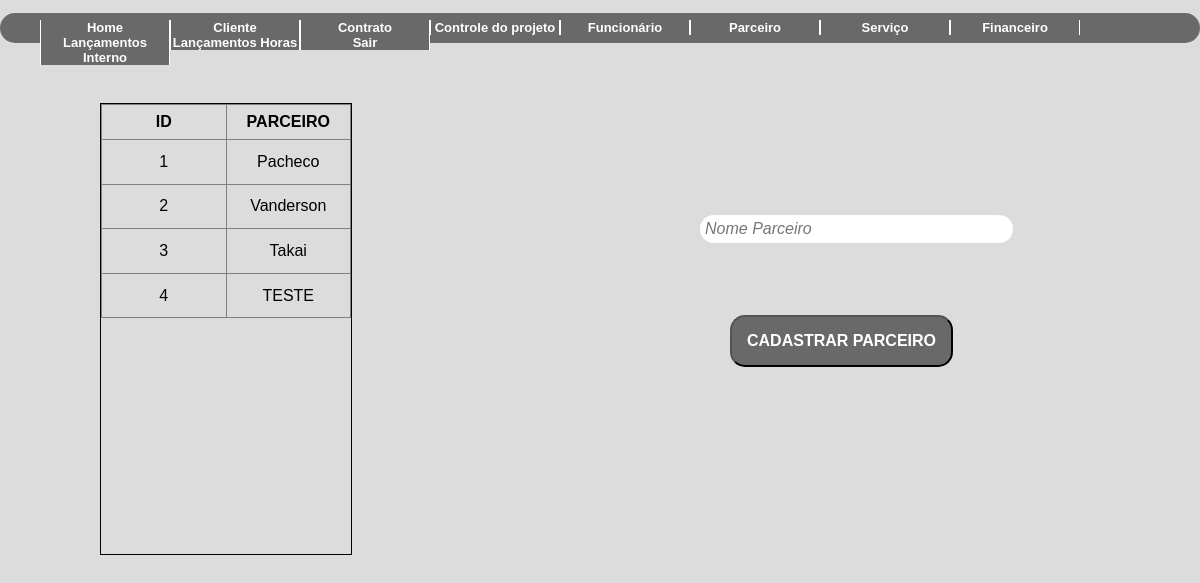
The app's page /cadastrar_parceiro.php (signed in) with its own data.
### tables this page shows
CREATE TABLE IF NOT EXISTS `parceiro` (
  `id_parc` int(11) NOT NULL AUTO_INCREMENT,
  `nome` varchar(50) NOT NULL,
  PRIMARY KEY (`id_parc`)
);

### classes/parceiro.class.php (called while the page is built, shortened)
<?php
require_once 'Conexao.class.php';
require_once 'funcoes.class.php';
class Parceiro{
    public function __construct(){
        $this->con = new conexao();
    }
    public function querySelect(){
        try{
            $cst = $this->con->conect()->prepare("SELECT `id_parc`, `nome` FROM `parceiro`;");
            $cst->execute();
            return $cst->fetchAll();
        }catch(PDOException $ex){
            return 'erro '.$ex->getMessage();
        }
    }
}
?>

### classes/Conexao.class.php (called while the page is built)
<?php
class conexao{
    private $usuario;
    private $senha;
    private $banco;
    private $servidor;
    private static $pdo;
    public function __construct(){
        $this->servidor = "localhost";
        $this->banco = "teste2";
        $this->usuario =  "root";
        $this->senha = "";
    }
    public function conect(){
        try{
            if(is_null(self::$pdo)){
                self::$pdo = new PDO("mysql:host=".$this->servidor.";dbname=".$this->banco, $this->usuario, $this->senha);
            }
            return self::$pdo;
        } catch (PDOException $ex) {
			echo $ex->getMessage();
        }
    }
}
?>

### classes/funcoes.class.php (called while the page is built, shortened)
<?php
class funcoes{
    public function tratarCaracter($vlr, $tipo){
        switch($tipo){
            case 1: $rst = utf8_decode($vlr); break;
        }
        return $rst;
    }
}
?>

### cadastrar_parceiro.php (the view, shortened to what this page needs)
<?php
    require_once 'classes/funcoes.class.php';
    require_once 'classes/parceiro.class.php';
    $objFc = new Funcoes();
    $objfn = new Parceiro();
?>
<!DOCTYPE html>
<html lang="pt-br">
<head>
    <link rel="stylesheet" type="text/css" href="style/style2.css" />
</head>
<body>
    <nav>
        <div >
           <?php include_once("header.php"); ?>
        </div>
    </nav>
    <div class="scroll-parceiro">
        <table border="1">
            <thead>
                <tr>
                <th>ID</th>
                <th>PARCEIRO</th>
                </tr>
            </thead>
            <tbody>
                <?php foreach($objfn->querySelect() as $rst){ ?>
                <tr>
                    <td> <?php echo ($objFc->tratarCaracter($rst['id_parc'], 1)) ?> </td>
                    <td> <?php echo ($objFc->tratarCaracter($rst['nome'], 1)) ?> </td>
                </tr>
                <?php } ?>
        </table>
    </div>
    <div class="parceiro">
        <form action="" method="post" >
            <input type="text" id="tParceiro" name="nome" maxlength="20" placeholder="Nome Parceiro" />
    </div>
        <button class="btn" type="submit" name="insert">CADASTRAR PARCEIRO</button>
</body>
</html>

### Style/style2.css (style rules this page uses)
html { width: 100%; height: 100% }
body { margin: 0; background-color: #DCDCDC; font-family: 'Trebuchet MS', 'Lucida Sans Unicode', 'Lucida Grande', 'Lucida Sans', Arial, sans-serif }
.scroll-parceiro { overflow: scroll; overflow: auto; border: solid 1px #050000; border-collapse: collapse; margin: 60px; margin-left: 100px; width: 250px; height: 450px; }
.scroll-parceiro table { width: 100%; table-layout: fixed; text-align: center; border-collapse: collapse; }
.scroll-parceiro table tr th { padding: .5em; margin: 0; text-align: center; }
.scroll-parceiro table td { padding: .8em; }
.parceiro input { font-style: italic; font-size: 16px; background-color: rgb(255, 255, 255); border: none; border-radius: 20px; float: left; margin-left: 700px; margin-top: -400px; padding: 5px; padding-right: 100px; cursor: pointer; }
.btn { font-family: Arial; font-size: 16px; text-decoration: none; text-align: center; text-transform: uppercase; font-weight: 400px; font-weight: bold; cursor: pointer; border-radius: 15px; position: absolute; padding: 15px; float: left; margin-left: 730PX; margin-top: -300px; color: #ffffff; background: #696969; }

### Style/style.css (style rules this page uses)
body { background-color: #DCDCDC; }

### records on screen
parceiro: id_parc "1", nome "Pacheco"
parceiro: id_parc "2", nome "Vanderson"
parceiro: id_parc "3", nome "Takai"
parceiro: id_parc "4", nome "TESTE"
